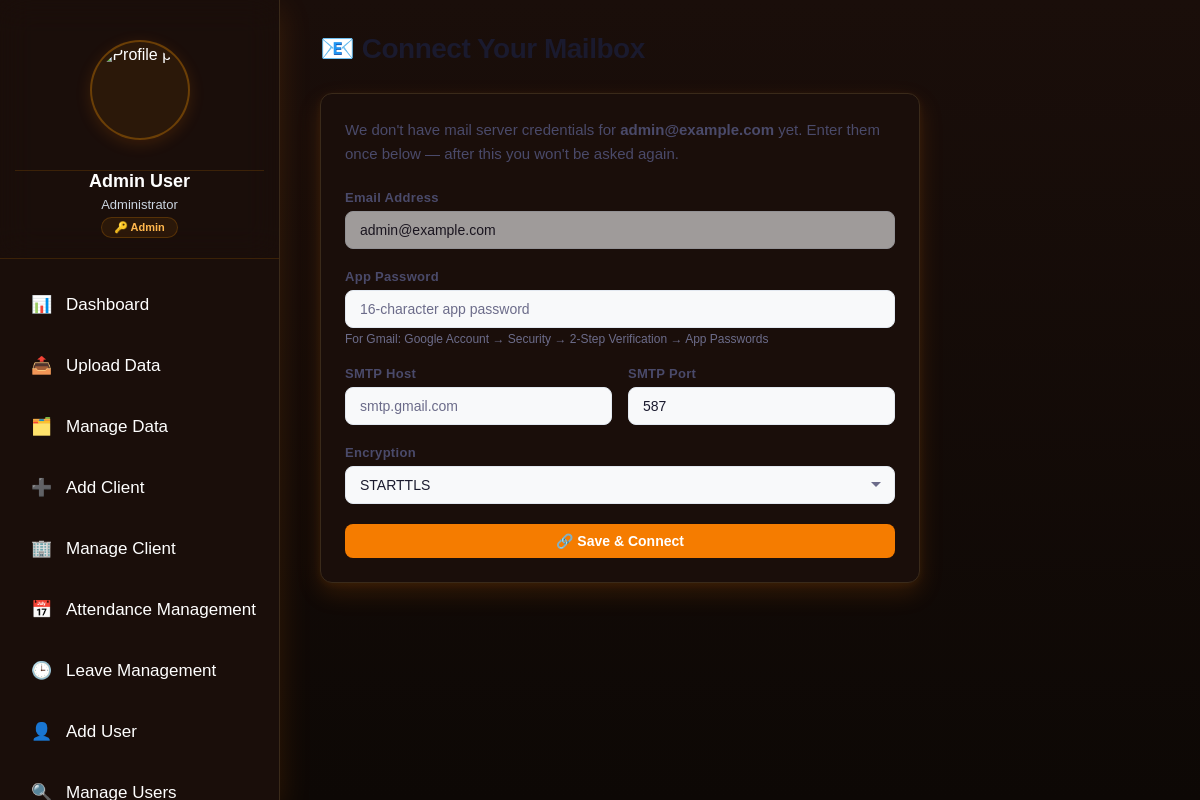
Page /email_data.php (signed in) on the committed database.
### tables this page shows
CREATE TABLE `users` (
  `user_id` int(11) NOT NULL,
  `name` varchar(255) DEFAULT NULL,
  `address` text DEFAULT NULL,
  `employee_id` varchar(50) DEFAULT NULL,
  `email_id` varchar(255) DEFAULT NULL,
  `email_pass` varchar(255) DEFAULT NULL,
  `contact_no` varchar(20) DEFAULT NULL,
  `username` varchar(50) DEFAULT NULL,
  `password_hash` varchar(255) DEFAULT NULL,
  `designation` varchar(100) DEFAULT NULL,
  `role` varchar(50) DEFAULT NULL,
  `city` varchar(100) DEFAULT NULL,
  `profile_picture` varchar(255) DEFAULT NULL,
  `status` varchar(20) DEFAULT NULL,
  `session_token` varchar(255) DEFAULT NULL,
  `created_at` datetime DEFAULT NULL,
  `updated_at` datetime DEFAULT NULL
);

### mail_config.php (called while the page is built, shortened)
<?php
function get_current_user_row(mysqli $conn): ?array {
    $id = (int)($_SESSION['admin_id'] ?? 0);
    $stmt = $conn->prepare("SELECT * FROM users WHERE user_id = ? LIMIT 1");
    $stmt->bind_param('i', $id);
    $stmt->execute();
    $row = $stmt->get_result()->fetch_assoc();
    return $row ?: null;
}
function get_email_account(mysqli $conn, int $userId, string $userEmail): ?array {
    $stmt = $conn->prepare("SELECT * FROM email_acc WHERE user_id = ? OR email = ? LIMIT 1");
    $stmt->bind_param('is', $userId, $userEmail);
    $stmt->execute();
    $row = $stmt->get_result()->fetch_assoc();
    return $row ?: null;
}
function guess_smtp_host(string $email): array {
    $domain = strtolower(substr(strrchr($email, '@'), 1));
    $map = [
        'gmail.com'    => ['smtp.gmail.com', 587, 'tls'],
        'outlook.com'  => ['smtp.office365.com', 587, 'tls'],
        'hotmail.com'  => ['smtp.office365.com', 587, 'tls'],
        'live.com'     => ['smtp.office365.com', 587, 'tls'],
        'yahoo.com'    => ['smtp.mail.yahoo.com', 587, 'tls'],
    ];
    return $map[$domain] ?? ['', 587, 'tls'];
}

### email_data.php (the view, shortened to what this page needs)
<?php
require_once __DIR__ . '/mail_config.php';
$me = get_current_user_row($conn);
$acc = get_email_account($conn, (int) $me['user_id'], $me['email_id']);
$view = $acc ? 'client' : 'register';
function h($s)
{
    return htmlspecialchars((string) $s, ENT_QUOTES);
}
$smtpDefaults = guess_smtp_host($me['email_id']);
?>
<!DOCTYPE html>
<html lang="en">
<head>
</head>
<body>
    <?php include __DIR__ . '/sidebar.php'; ?>
    <div id="mainContent">
        <?php if ($view === 'register'): ?>
            <div class="topbar">
                <h1>📧 Connect Your Mailbox</h1>
            </div>
            <div class="card" style="max-width: 600px;">
                <div class="card-body">
                    <p style="color: var(--text-secondary); margin-bottom: 24px; font-size: 15px; line-height: 1.6;">
                        We don't have mail server credentials for <strong><?= h($me['email_id']) ?></strong> yet.
                        Enter them once below — after this you won't be asked again.
                    </p>
                    <form method="post">
                        <div class="form-group">
                            <label>Email Address</label>
                            <input type="email" name="email" class="form-control" value="<?= h($me['email_id']) ?>"
                                readonly>
                        </div>
                        <div class="form-group">
                            <label>App Password</label>
                            <input type="password" name="app_password" class="form-control"
                                placeholder="16-character app password" required>
                            <div class="form-hint">For Gmail: Google Account → Security → 2-Step Verification → App
                                Passwords</div>
                        </div>
                        <div class="form-row">
                            <div class="form-group">
                                <label>SMTP Host</label>
                                <input type="text" name="smtp_host" class="form-control" value="<?= h($smtpDefaults[0]) ?>"
                                    placeholder="smtp.gmail.com" required>
                            </div>
                            <div class="form-group">
                                <label>SMTP Port</label>
                                <input type="number" name="smtp_port" class="form-control"
                                    value="<?= h($smtpDefaults[1]) ?>" required>
                            </div>
                        </div>
                        <div class="form-group">
                            <label>Encryption</label>
                            <select name="encryption" class="form-control">
                                <option value="tls" <?= $smtpDefaults[2] === 'tls' ? 'selected' : '' ?>>STARTTLS</option>
                            </select>
                        </div>
                        <button type="submit" class="btn" style="width: 100%; justify-content: center;">
                            🔗 Save & Connect
                        </button>
                    </form>
                </div>
            </div>
        <?php endif; ?>
    </div>
</body>
</html>

### email_data.php (style rules this page uses)
* { margin: 0; padding: 0; box-sizing: border-box; }
:root { --bg-primary: #f0f2f5; --bg-card: #ffffff; --bg-input: #f8f9fa; --text-primary: #1a1a2e; --text-secondary: #4a4a6a; --text-muted: #6c6c8a; --border-color: #e2e8f0; --border-hover: #cbd5e1; --shadow-sm: 0 1px 3px rgba(0, 0, 0, 0.06); --shadow-md: 0 4px 20px rgba(0, 0, 0, 0.08); --shadow-lg: 0 8px 40px rgba(0, 0, 0, 0.12); --orange-primary: #f57c00; --orange-hover: #e65100; --orange-light: #ff9800; --orange-bg: rgba(245, 124, 0, 0.08); --orange-bg-hover: rgba(245, 124, 0, 0.15); --success: #10b981; --success-bg: rgba(16, 185, 129, 0.1); --error: #ef4444; --error-bg: rgba(239, 68, 68, 0.1); --warning: #f59e0b; --warning-bg: rgba(245, 158, 11, 0.1); --radius: 12px; --radius-sm: 8px; --transition: all 0.3s cubic-bezier(0.4, 0, 0.2, 1); }
body { font-family: -apple-system, BlinkMacSystemFont, 'Segoe UI', Roboto, 'Helvetica Neue', Arial, sans-serif; background: var(--bg-primary); color: var(--text-primary); transition: var(--transition); min-height: 100vh; }
#mainContent { margin-left: 280px; padding: 32px 40px 60px; transition: var(--transition); min-height: 100vh; }
h1 { font-size: 28px; font-weight: 700; letter-spacing: -0.5px; color: var(--text-primary); }
.card { background: var(--bg-card); border: 1px solid var(--border-color); border-radius: var(--radius); box-shadow: var(--shadow-sm); transition: var(--transition); overflow: hidden; }
.card-body { padding: 24px; }
.topbar { display: flex; align-items: center; justify-content: space-between; margin-bottom: 28px; gap: 16px; flex-wrap: wrap; }
.btn { display: inline-flex; align-items: center; gap: 8px; padding: 10px 20px; border-radius: var(--radius-sm); border: none; font-weight: 600; font-size: 14px; cursor: pointer; transition: var(--transition); background: var(--orange-primary); color: #ffffff; line-height: 1; }
.form-group { margin-bottom: 20px; }
.form-group label { display: block; font-size: 13px; font-weight: 600; color: var(--text-secondary); margin-bottom: 6px; letter-spacing: 0.3px; }
.form-control { width: 100%; padding: 10px 14px; border-radius: var(--radius-sm); border: 1px solid var(--border-color); background: var(--bg-input); color: var(--text-primary); font-size: 14px; transition: var(--transition); font-family: inherit; }
.form-control:disabled, .form-control[readonly] { opacity: 0.6; cursor: not-allowed; }
.form-control::placeholder { color: var(--text-muted); }
select.form-control { appearance: none; background-repeat: no-repeat; background-position: right 12px center; padding-right: 36px; cursor: pointer; }
.form-hint { font-size: 12px; color: var(--text-muted); margin-top: 4px; }
.form-row { display: grid; grid-template-columns: 1fr 1fr; gap: 16px; }

### sidebar.php (style rules this page uses)
* { margin: 0; padding: 0; box-sizing: border-box; font-family: Arial, sans-serif; }
body { background: linear-gradient(180deg, #1a0e0a 0%, #0d0805 100%); background-size: cover; background-position: center; background-repeat: no-repeat; background-attachment: fixed; min-height: 100vh; }
:root { --bg: #0d0805; --sidebar-bg: #1a0e0a; --card-bg: #1a0e0a; --text: #f8fafc; --sidebar-text: #ffffff; --border: #3a2a1a; --hover: #ff9800; --orange-primary: #f57c00; --orange-light: #ffb74d; --orange-dark: #e65100; --orange-gradient-start: #ff9800; --orange-gradient-end: #f57c00; --orange-subtle: rgba(255, 152, 0, 0.08); --orange-shadow: rgba(245, 124, 0, 0.15); }
.chat-wrapper, .card, .dashboard-card { background: var(--card-bg); border: 1px solid var(--border); box-shadow: 0 10px 25px var(--orange-shadow), 0 2px 8px var(--orange-subtle); }

### rows in the picture
users: email "admin@example.com", smtp_port "587", encryption "STARTTLS"

### other values in the picture
$admin_name "Admin User"
